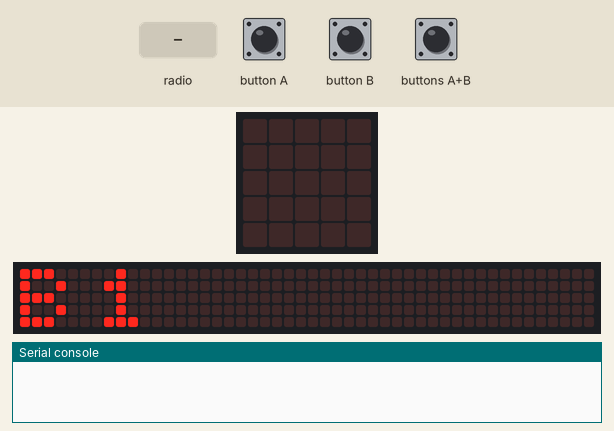
Simulated run of this program. Board: BBC micro:bit (MakeCode). Shown: the board's 5×5 LED display, a strip that is not on the board, showing the scrolling text unrolled, the last lines printed to the serial console. The test bench sets the inputs (shaded band). No radio messages arrive unless stated (any console line starting 'radio sent:' is added by the test bench); the 48×5 strip is a reading aid, not a part: it shows the text the display is scrolling, unrolled, one strip-width of it at a time.

Above: at 2.3 s.
4.0 s: button A pressed for 0.15 s
At 4.22 s:
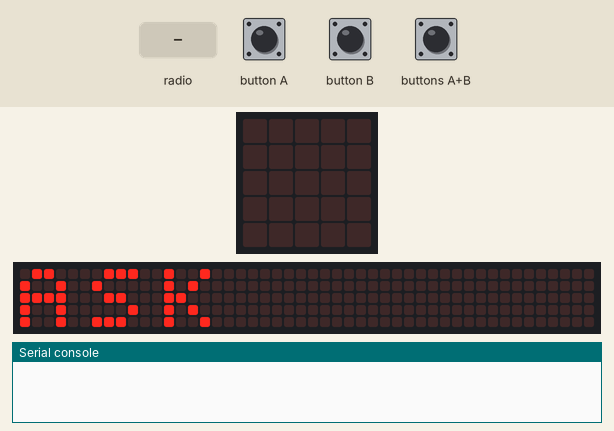
At 4.67 s:
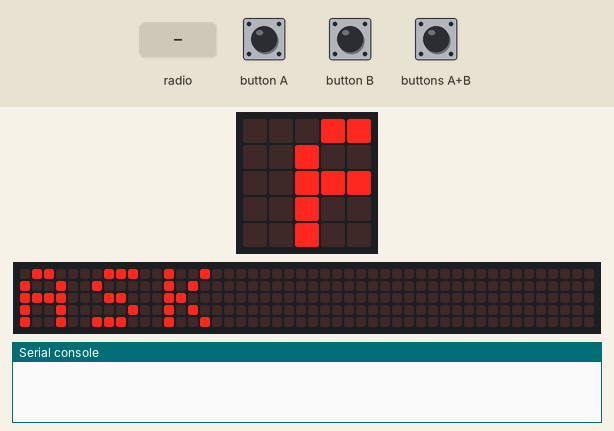
4.7 s: radio message "TICKET=1" arrives
7.7 s: button B pressed for 0.15 s
At 10.09 s:
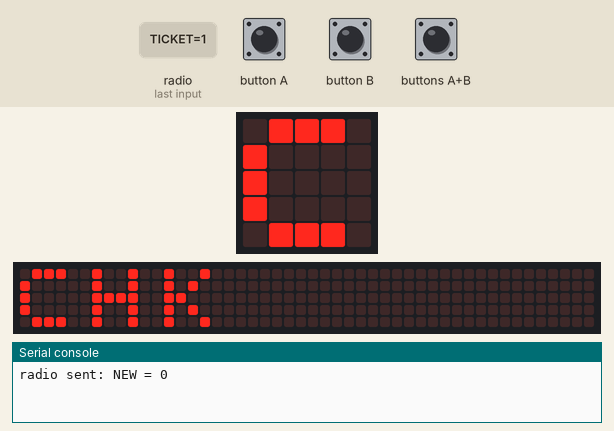
10.8 s: buttons A+B pressed for 0.15 s
11.5 s: radio message "WAIT=1" arrives
14.5 s: buttons A+B pressed for 1 s
At 17.58 s:
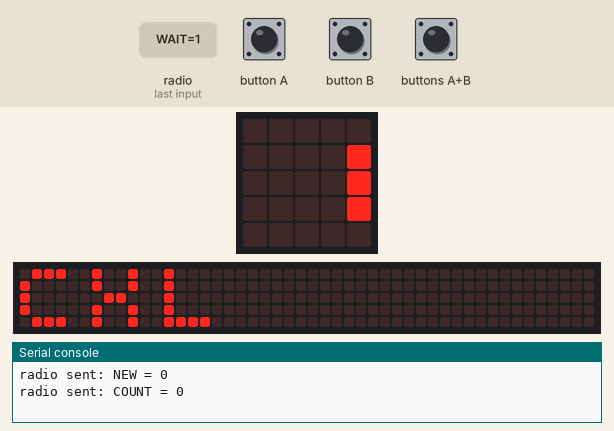

Measured:
- after the input at 4.0 s, the display: changes after 0.15 s (image 1)
- after the input at 7.7 s, the display: first differs from a run without the input after 1.6 s (image 3 shows a later state)
- after the input at 14.5 s, the display: first differs from a run without the input after 2.9 s (image 4 shows a later state)
- what the display in image 0 shows lasts 0.4 s, from 2.3 s to 2.7 s

The program:

main.ts
```typescript
/**
 * 0 = IDLE
 *
 * 1 = NEW
 *
 * 2 = COUNT
 *
 * 3 = CANCEL
 */
// Button A: Request a new ticket
input.onButtonPressed(Button.A, function () {
    if (pendingRequest != 0) {
        basic.showString("BUSY")
    } else {
        pendingRequest = 1
        basic.showString("ASK")
        requestStartedAt = input.runningTime()
        radio.sendValue("NEW", 0)
    }
})
// Button A+B: Cancel latest ticket
input.onButtonPressed(Button.AB, function () {
    if (pendingRequest != 0) {
        basic.showString("BUSY")
    } else if (lastTicket == 0) {
        basic.showString("NO")
    } else {
        pendingRequest = 3
        basic.showString("CXL")
        requestStartedAt = input.runningTime()
        radio.sendValue("CANCEL", lastTicket)
    }
})
// Button B: Check waiting count
input.onButtonPressed(Button.B, function () {
    if (pendingRequest != 0) {
        basic.showString("BUSY")
    } else {
        pendingRequest = 2
        basic.showString("CHK")
        requestStartedAt = input.runningTime()
        radio.sendValue("COUNT", 0)
    }
})
// Receive responses from Board 2
radio.onReceivedValue(function (name, value) {
    if (name == "TICKET" && pendingRequest == 1) {
        lastTicket = value
        pendingRequest = 0
        basic.showString("T")
        basic.showNumber(value)
    } else if (name == "CLOSED" && pendingRequest == 1) {
        pendingRequest = 0
        basic.showString("CLOSED")
    } else if (name == "WAIT" && pendingRequest == 2) {
        pendingRequest = 0
        basic.showString("WAIT")
        basic.showNumber(value)
    } else if (name == "CXL_OK" && pendingRequest == 3 && value == lastTicket) {
        pendingRequest = 0
        lastTicket = 0
        basic.showString("OK")
    } else if (name == "CXL_NO" && pendingRequest == 3 && value == lastTicket) {
        pendingRequest = 0
        basic.showString("DENIED")
    } else if (name == "CALLED" && value == lastTicket) {
        basic.showString("GO")
        basic.showNumber(value)
    }
})
let lastTicket = 0
let requestStartedAt = 0
let pendingRequest = 0
radio.setGroup(42)
basic.showString("B1")
// Timeout protection
basic.forever(function () {
    if (pendingRequest != 0 && input.runningTime() - requestStartedAt > 5000) {
        pendingRequest = 0
        basic.showString("TIMEOUT")
    }
    basic.pause(200)
})
```

test.ts
```typescript
// tests go here; this will not be compiled when this package is used as an extension.
```
